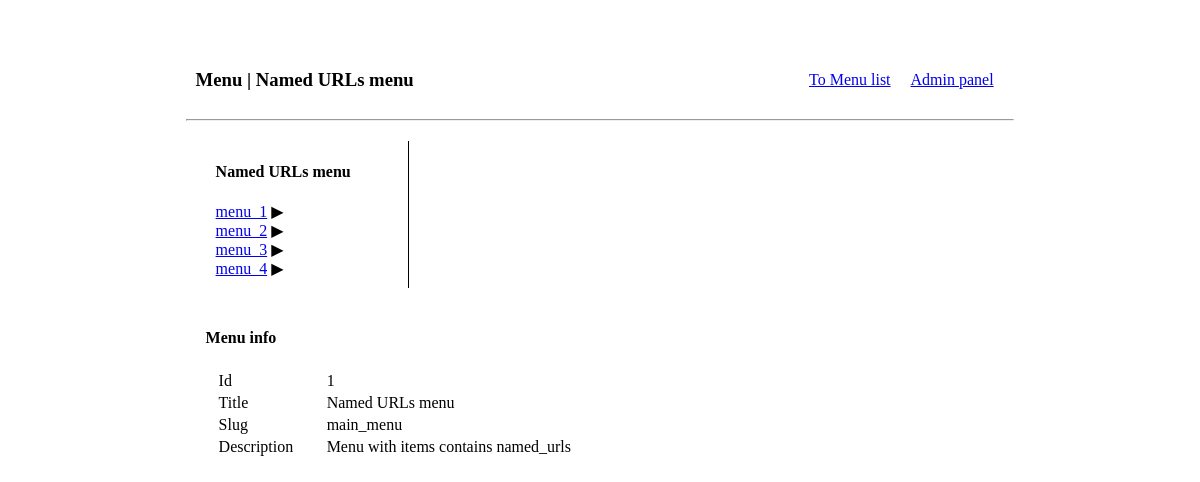
Page /menu/1 on the committed database.
### tree_menu/models.py (models this page shows, shortened)
class Menu(models.Model):
    title = models.CharField(max_length=100, verbose_name='Menu title')
    slug = models.CharField(max_length=100, verbose_name='Menu slug')
    description = models.CharField(max_length=256, verbose_name='Menu description')

class MenuItem(models.Model):
    menu = models.ForeignKey(
        Menu,
        related_name='items',
        verbose_name='menu',
        on_delete=models.CASCADE,
    )
    parent = models.ForeignKey(
        'self',
        blank=True,
        null=True,
        related_name='items',
        verbose_name='parent menu item',
        on_delete=models.CASCADE,
    )
    title = models.CharField(max_length=100, verbose_name='Menu item title')
    url = models.CharField(
        max_length=255,
        verbose_name='Link',
        blank=True,
        null=True,
    )
    named_url = models.CharField(
        max_length=255,
        verbose_name='Named URL',
        blank=True,
        null=True,
    )
    named_url_kwargs = models.CharField(
        max_length=255,
        verbose_name='Named URL kwargs',
        blank=True,
        null=True,
        help_text='As JSON',
    )
    def get_url(self):
        if self.url:
            return self.url
        if self.named_url_kwargs:
            kwargs = json.loads(self.named_url_kwargs)
            return reverse(self.named_url, kwargs=kwargs)
        if self.named_url:
            return reverse(self.named_url)
        return '/#'
    def __str__(self):
        return self.title

### tree_menu/views.py (the view)
# urls.py: path('menu/<int:pk>', MenuDetailView.as_view(), name='menu'),
class MenuDetailView(DetailView):
    model = Menu
    context_object_name = 'menu'

### tree_menu/templatetags/draw_menu_tags.py (called while the page is built)
def _mark_active_parents(active_item: MenuItem, menu_items):
    while active_item is not None:
        menu_items[active_item.id][2] = True
        if active_item.parent_id:
            active_item = menu_items[active_item.parent_id][0]
        else:
            break

def _mark_active_items(menu_items: dict, context: RequestContext):
    current_path: str = context.request.get_full_path()
    active_item = None
    for item_data in menu_items.values():
        item = item_data[0]
        item_url = item.get_url()
        if item_url and current_path.startswith(item_url):
            if active_item and len(item_url) > len(active_item.get_url()) or \
                    not active_item:
                active_item = item
        if item.parent_id is not None:
            menu_items[item.parent_id][1].append(item_data)
    _mark_active_parents(active_item, menu_items)
    return menu_items

@register.inclusion_tag('tree_menu/template_tags/menu.html', takes_context=True)
def draw_menu(context: RequestContext, menu_slug: str):
    menu_items_list = list(MenuItem.objects.filter(
        menu__slug=menu_slug).select_related("menu"))
    if menu_items_list:
        menu_title = menu_items_list[0].menu.title
        menu_items = {item.id: [item, [], False] for item in menu_items_list}
        menu_items = _mark_active_items(menu_items, context)
        menu_items = dict(filter(lambda item: item[1][0].parent_id is None,
                                 menu_items.items()))
    else:
        menu_title = Menu.objects.get(slug=menu_slug).title
        menu_items = {}
    return {
        'menu_title': menu_title,
        'menu_items': menu_items,
        'context': context,
    }

@register.inclusion_tag('tree_menu/template_tags/dropdown.html')
def draw_items(items: dict):
    return {'items': items}

### tree_menu/templates/tree_menu/menu_detail.html (shortened to what this page needs)
{% extends 'tree_menu/tree_menu_base.html' %}
{% load draw_menu_tags %}
{% load static %}
{% block header %}
    <div>
        <h3>Menu | {{ menu.title }}</h3>
    </div>
{% endblock header %}
{% block left_bar %}
    {% draw_menu menu.slug %}
{% endblock left_bar %}
{% block content %}
    <h4>Menu info</h4>
    <table>
        <tr>
            <td>Id</td>
            <td>{{ menu.id }}</td>
        </tr>
        <tr>
            <td>Title</td>
            <td>{{ menu.title }}</td>
        </tr>
        <tr>
            <td>Slug</td>
            <td>{{ menu.slug }}</td>
        </tr>
        <tr>
            <td>Description</td>
            <td>{{ menu.description }}</td>
        </tr>
    </table>
{% endblock content %}

### tree_menu/templates/tree_menu/template_tags/menu.html (shortened to what this page needs)
{% load draw_menu_tags %}
{% load static %}
<link rel="stylesheet" href="{% static 'tree_menu/styles/menu_style.css' %}">
<div>
    <h4>{{ menu_title }}</h4>
    {% if menu_items.values %}
        <ul id="myUL">
            {% draw_items menu_items.values %}
        </ul>
    {% else %}
        <span>Menu is empty!</span>
    {% endif %}
</div>

### tree_menu/templates/tree_menu/template_tags/dropdown.html (shortened to what this page needs)
{% load draw_menu_tags %}
{% for item, subitems, is_active in items %}
    <li>
        <a href="{{ item.get_url }}">{{ item }}</a>
        {% if subitems %}
            <span class="caret{% if is_active %} caret-down{% endif %}"></span>
            {% endif %}
    </li>
{% endfor %}

### tree_menu/static/tree_menu/styles/style.css (style rules this page uses)
.box div { margin: 10px; }
table { width: 80%; margin-left: 10px; }

### tree_menu/static/tree_menu/styles/menu_style.css (style rules this page uses)
ul, #myUL { list-style-type: none; padding: 0 0 0 10px; }
#myUL { margin: 0; padding: 0; }
.caret { cursor: pointer; user-select: none; }
.caret::before { content: "\25B6"; color: black; display: inline-block; margin-right: 6px; }

### rows in the picture
Menu: title "Named URLs menu", id "1", slug "main_menu", description "Menu with items contains named_urls"
MenuItem: title "menu_1"
MenuItem: title "menu_2"
MenuItem: title "menu_3"
MenuItem: title "menu_4"
